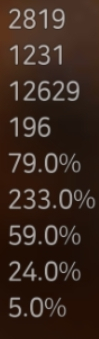
#> input picture images/templates/necessary_col.jpg, 99 x 339 px, given in place of , which was not available
$ python prepo.py ../images/templates/necessary_col.jpg
#> lines starting #> are read from the running program, lines starting #| are printed output that depends on the picture; after the words box and inside, x2 and y2 are one past the last pixel; in counts of white or black regions, pixels touching at a corner belong together; pictures that were not available may be replaced by others from this repository, and a replacement may not be noted
import sys
import getopt
import cv2 as cv
import numpy as np


def main(argv):
    inputfile = ''
    outputfile = ''
    try:
        opts, args = getopt.getopt(argv,"hi:o:",["if=","of="])
    except getopt.GetoptError:
        print ('prepo.py -i <inputfile> -o <outputfile>')
        sys.exit(2)
    for opt, arg in opts:
        if opt == '-h':
            print ('prepo.py -i <inputfile> -o <outputfile>')
            sys.exit()
        elif opt in ("-i", "--if"):
            inputfile = arg
        elif opt in ("-o", "--of"):
            outputfile = arg
    print(inputfile,outputfile)
    file = inputfile
    original_im = cv.imread(file, 0)
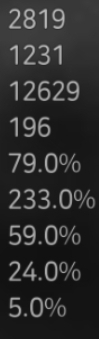
#> original_im: shape (339, 99); min 15, max 183, mean 44.8
    img_rgb = cv.imread(file)
#> img_rgb is the input picture: shape (339, 99, 3); mean B, G, R 30.9, 40.5, 58.6
    print(img_rgb.shape)
#| (339, 99, 3)
    img = cv.cvtColor(img_rgb, cv.COLOR_BGR2GRAY)
    kernel = np.ones((1, 1), np.uint8)
    img = cv.dilate(img, kernel, iterations=1)
    img = cv.erode(img, kernel, iterations=1)
    img = cv.GaussianBlur(img, (5, 5), 0) # this is the point where resuts seem the best...
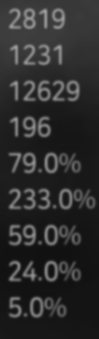
#> img: shape (339, 99); min 17, max 161, mean 44.8
    img = cv.threshold(img, 0, 255, cv.THRESH_BINARY + cv.THRESH_OTSU)[1]
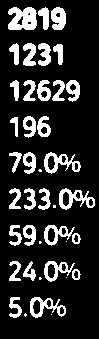
#> img: shape (339, 99); 17.5% white; 40 white regions (8 under 20 px), largest, box (x1, y1, x2, y2) and area: (8, 7, 37, 30) 518, (59, 188, 95, 210) 344, (44, 152, 81, 174) 343
    cv.imwrite(outputfile, img)

if __name__ == "__main__":
   main(sys.argv[1:])
